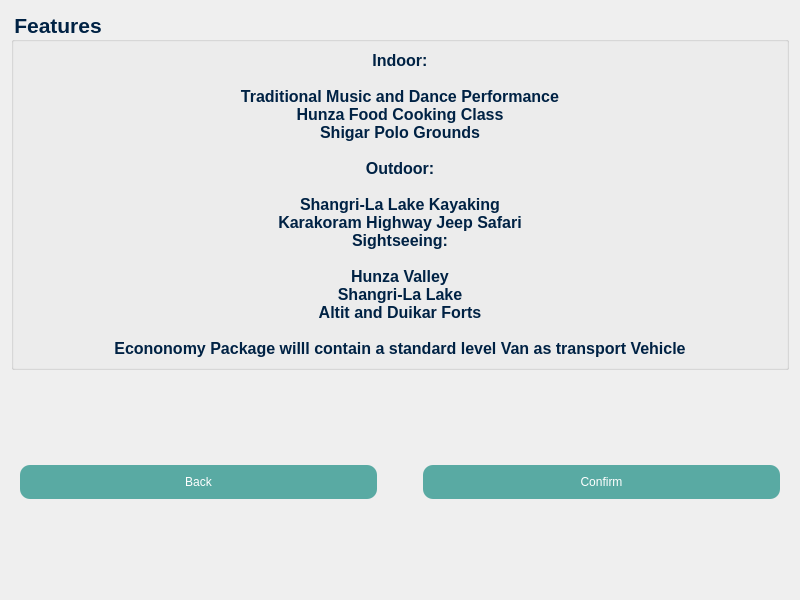
<?xml version="1.0" encoding="UTF-8"?>
<ui version="4.0">
 <class>economy</class>
 <widget class="QDialog" name="economy">
  <property name="geometry">
   <rect>
    <x>0</x>
    <y>0</y>
    <width>800</width>
    <height>600</height>
   </rect>
  </property>
  <property name="windowTitle">
   <string>Dialog</string>
  </property>
  <property name="styleSheet">
   <string notr="true">#economy {
   border-image:url(:/images/images/background.PNG);
}</string>
  </property>
  <layout class="QGridLayout" name="gridLayout_2">
   <item row="0" column="0">
    <widget class="QGroupBox" name="groupBox">
     <property name="font">
      <font>
       <family>Arial</family>
       <pointsize>16</pointsize>
       <bold>true</bold>
      </font>
     </property>
     <property name="styleSheet">
      <string notr="true">color:#002244</string>
     </property>
     <property name="title">
      <string>Features</string>
     </property>
     <layout class="QGridLayout" name="gridLayout">
      <item row="0" column="0">
       <widget class="QLabel" name="label_2">
        <property name="font">
         <font>
          <family>Arial</family>
          <pointsize>12</pointsize>
          <bold>true</bold>
         </font>
        </property>
        <property name="text">
         <string>Indoor:

Traditional Music and Dance Performance
Hunza Food Cooking Class
Shigar Polo Grounds

Outdoor:

Shangri-La Lake Kayaking
Karakoram Highway Jeep Safari
Sightseeing:

Hunza Valley
Shangri-La Lake
Altit and Duikar Forts

Econonomy Package willl contain a standard level Van as transport Vehicle</string>
        </property>
        <property name="alignment">
         <set>Qt::AlignCenter</set>
        </property>
       </widget>
      </item>
     </layout>
    </widget>
   </item>
   <item row="1" column="0">
    <widget class="QWidget" name="widget" native="true">
     <layout class="QHBoxLayout" name="horizontalLayout">
      <item>
       <widget class="QPushButton" name="backecobtn">
        <property name="styleSheet">
         <string notr="true">padding: 10px;
border-radius:10px;
background-color: rgb(89, 170, 163);
color:rgb(255, 255, 255);
</string>
        </property>
        <property name="text">
         <string>Back</string>
        </property>
       </widget>
      </item>
      <item>
       <spacer name="horizontalSpacer">
        <property name="orientation">
         <enum>Qt::Horizontal</enum>
        </property>
        <property name="sizeType">
         <enum>QSizePolicy::Minimum</enum>
        </property>
        <property name="sizeHint" stdset="0">
         <size>
          <width>40</width>
          <height>20</height>
         </size>
        </property>
       </spacer>
      </item>
      <item>
       <widget class="QPushButton" name="conecobtn">
        <property name="styleSheet">
         <string notr="true">padding: 10px;
border-radius:10px;
background-color: rgb(89, 170, 163);
color:rgb(255, 255, 255);
</string>
        </property>
        <property name="text">
         <string>Confirm</string>
        </property>
       </widget>
      </item>
     </layout>
    </widget>
   </item>
  </layout>
 </widget>
 <resources/>
 <connections/>
</ui>
